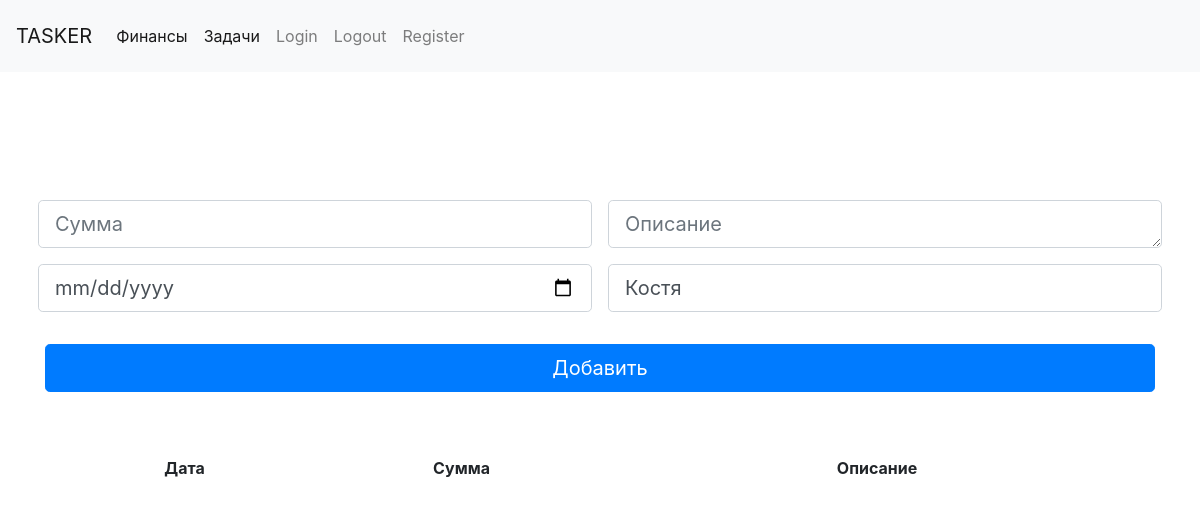
Page / (signed in) on the earlier database version.
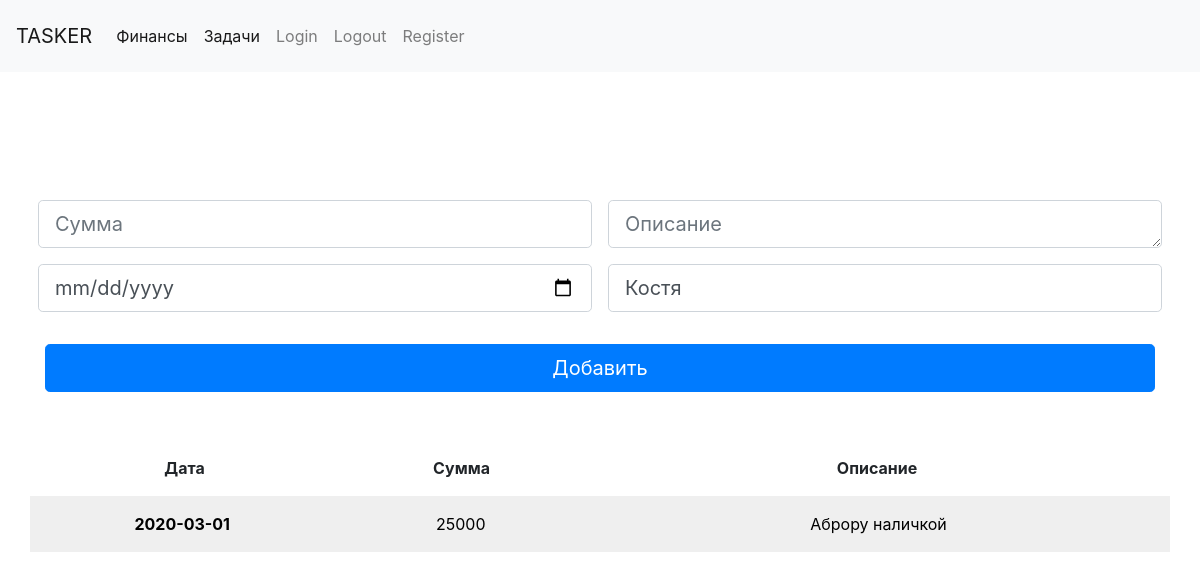
Same page on the later database version.
### models.py (models this page shows, shortened)
class UserModel(UserMixin, db.Model):
    __tablename__ = 'users'
    id = db.Column(db.Integer, primary_key=True)
    user_name = db.Column(db.String(100))
    password_hash = db.Column(db.String(500))
    company_id = db.Column(db.Integer, db.ForeignKey('companies.id'))

class Post(db.Model):
    __tablename__ = 'posts'
    id = db.Column(db.Integer, primary_key=True)
    amount = db.Column(db.String(80), unique=False)
    description = db.Column(db.String(500))
    user_name = db.Column(db.String(100))
    company_id = db.Column(db.String(100))
    date = db.Column(db.String(100))

### app.py (the view, shortened to what this page needs)
@app.route('/blog', methods=['POST', 'GET'])
@app.route('/', methods=['POST', 'GET'])
@login_required
def blog():
    if not current_user.is_authenticated:
        return redirect('/company_register')
    company_id = current_user.company_id
    user_name = current_user.user_name
    posts = db.session.query(Post).filter_by(company_id=company_id).all()
    print(posts)
    return render_template('blog.html', posts=posts, user_name=user_name)

### models.py (called while the page is built)
@login.user_loader
def load_user(id):
    return UserModel.query.get(int(id))

### templates/blog.html (shortened to what this page needs)
{% extends 'base.html' %}
{% block content %}
<main>
    <div class="py-5 text-center">
    </div>
    <div class="row g-5">
        <div class="col-xs-12 col-sm-12 col-md-12 col-lg-12">
            <form class="needs-validation" action="{{url_for('blog')}}" method="post" novalidate>
                <div class="row">
                    <div class="col-xs-12  col-sm-12 col-lg-6 p-2">
                        <input autofocus type="number" class="form-control form-control-lg" id="amount"
                               name="amount"
                               placeholder="Сумма" value=""
                               required>
                    </div>
                    <div class="col-xs-12 col-sm-12 col-lg-6 p-2">
                            <textarea class="form-control form-control-lg" rows="1" cols="45"
                                      id="description" name="description"
                                      placeholder="Описание"
                                      required></textarea>
                    </div>
                    <div class="col-xs-12 col-sm-12 col-lg-6 p-2">
                        <input type="date" class="form-control form-control-lg" id="date" name="date"
                               placeholder="Дата"
                               value="" required>
                    </div>
                    <div class="col-xs-12 col-sm-12 col-lg-6 p-2">
                        <input type="text" class="form-control form-control-lg" id="who" name="user_name"
                               placeholder="Имя"
                               value="{{user_name}}" required>
                    </div>
                </div>
                <button class="w-100 btn btn-primary btn-lg" type="submit">Добавить</button>
            </form>
            <br>
            <br>
            <div class="row p-3">
                <div class="col">
                    <b>Дата</b>
                </div>
                <div class="col">
                    <b>Сумма</b>
                </div>
                <div class="col-6">
                    <b>Описание</b>
                </div>
            </div>
            {% for p in posts %}
            <div class="row-striped row">
                <a href={{url_for('post_edit', id=p.id)}}>
                    <div class="d_hover row p-3">
                        <div class="col">
                            <b>{{p.date}}</b>
                        </div>
                        <div class="col">
                            {{p.amount}}
                        </div>
                        <div class="col-6">
                            {{p.description}}
                        </div>
                    </div>
                </a>
            </div>
            {% endfor %}
        </div>
    </div>
</main>
{% endblock %}

### templates/base.html (shortened to what this page needs)
<!DOCTYPE html>
<html>
<head>
    <link href="https://cdn.jsdelivr.net/npm/bootstrap@5.1.3/dist/css/bootstrap.min.css" rel="stylesheet"
>
    <link rel="stylesheet" href="{{url_for('static', filename='form-validation.css') }}">
    <link rel="stylesheet" href="https://stackpath.bootstrapcdn.com/bootstrap/4.1.3/css/bootstrap.min.css"
>
    <link rel="stylesheet" href="{{url_for('static', filename='style.css') }}">
</head>
<body id="body-pd" class="text-center">
<nav class="navbar navbar-expand-lg navbar-light bg-light p-3">
    <a href={{url_for('blog')}} class="navbar-brand">TASKER</a>
    <div class="collapse navbar-collapse" id="navbarNavAltMarkup">
        <div class="navbar-nav">
            <a class="nav-item nav-link active" href="{{url_for('blog')}}">Финансы</a>
            <a class="nav-item nav-link active" href="{{url_for('tasks')}}">Задачи</a>
            <a class="nav-item nav-link" href="{{url_for('login')}}">Login</a>
            <a class="nav-item nav-link" href="{{url_for('logout')}}">Logout</a>
            <a class="nav-item nav-link" href="{{url_for('user_register')}}">Register</a>
        </div>
    </div>
</nav>
<div class="container">
    {% block content %}{% endblock %}
</div>
</body>
</html>

### static/form-validation.css (style rules this page uses)
.container { max-width: 960px; }
a { text-decoration:None }

### static/style.css (style rules this page uses)
a { text-decoration:bold; color:black; }

### templates/base.html (style rules this page uses)
.row-striped:nth-of-type(even) { background-color: #EFEFEF; }

Differences in the rows shown:
added Post: date "2020-03-01", amount "25000", description "Аброру наличкой"
